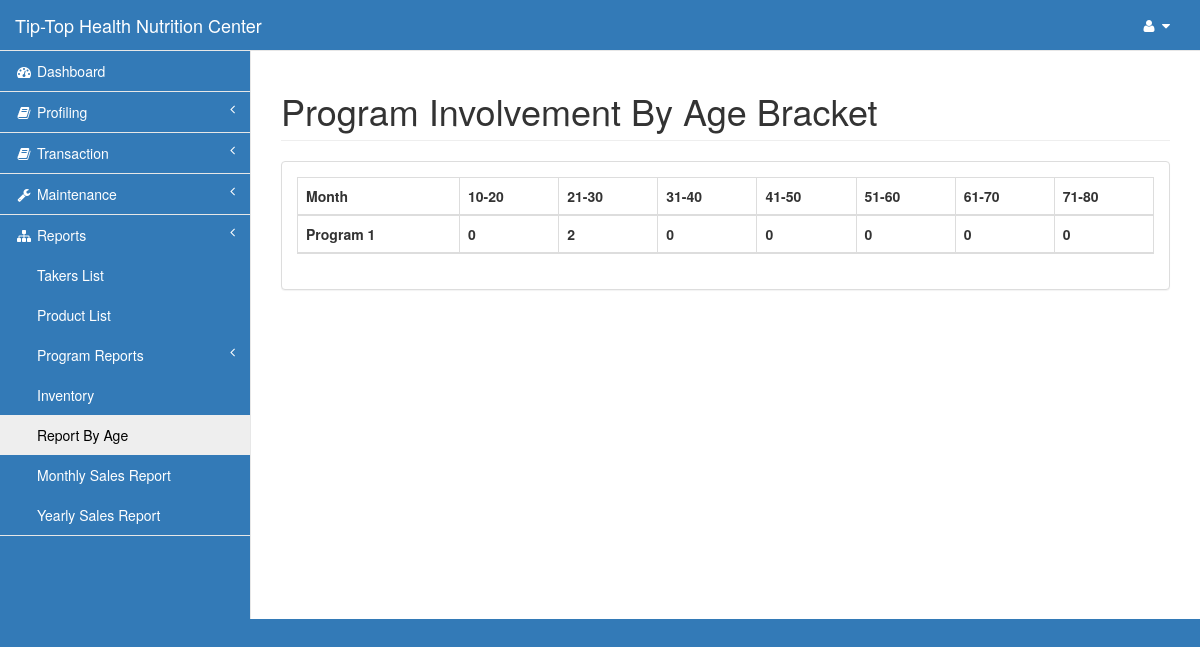
Screenshot of /pages/per_age.php (signed in) with the database file from the repository.
### tables this page shows
CREATE TABLE `program` (
  `program_id` int(11) NOT NULL,
  `program_name` varchar(30) NOT NULL
);

### pages/per_age.php (the view, shortened to what this page needs)
<?php include('session.php');?>
<!DOCTYPE html>
<html lang="en">
<head>
    <?php include('css.php');?>
</head>
<body>
    <div id="wrapper">
        <?php include('nav.php');?>
        <div id="page-wrapper">
            <div class="row">
                <div class="col-lg-12">
                    <h1 class="page-header">Program Involvement By Age Bracket</h1>
                </div>
            </div>
            <div class="row">
                <div class="col-lg-12">
                    <div class="panel panel-default">
                        <div class="panel-body">
                            <table width="100%" class="table table-striped table-bordered table-hover">
                                <thead>
                                    <tr>
                                        <th>Month</th>
                                        <th>10-20</th>
                                        <th>21-30</th>
                                        <th>31-40</th>
                                        <th>41-50</th>
                                        <th>51-60</th>
                                        <th>61-70</th>
                                        <th>71-80</th>
                                    </tr>
<?php
   $query=mysqli_query($con,"select * from program")or die(mysqli_error($con));
            while ($row=mysqli_fetch_array($query)){
                $pid=$row['program_id'];
?>
                                    <tr>
                                        <th><?php echo $row['program_name'];?></th>
                                        <th>
<?php
$query=mysqli_query($con,"select * from monitoring natural join taker where (DATEDIFF(CURRENT_DATE, STR_TO_DATE(bday, '%Y-%m-%d'))/365) >=10 and (DATEDIFF(CURRENT_DATE, STR_TO_DATE(bday, '%Y-%m-%d'))/365)<=20 and program_id='$pid'")or die(mysqli_error($con));
    echo  mysqli_num_rows($query);
?>
                                        </th>
                                        <th>
<?php
$query=mysqli_query($con,"select * from monitoring natural join taker where (DATEDIFF(CURRENT_DATE, STR_TO_DATE(bday, '%Y-%m-%d'))/365) >=21 and (DATEDIFF(CURRENT_DATE, STR_TO_DATE(bday, '%Y-%m-%d'))/365)<=30 and program_id='$pid'")or die(mysqli_error($con));
    echo  mysqli_num_rows($query);
?>
                                        </th>
                                        <th>
<?php
$query=mysqli_query($con,"select * from monitoring natural join taker where (DATEDIFF(CURRENT_DATE, STR_TO_DATE(bday, '%Y-%m-%d'))/365) >=31 and (DATEDIFF(CURRENT_DATE, STR_TO_DATE(bday, '%Y-%m-%d'))/365)<=40 and program_id='$pid'")or die(mysqli_error($con));
    echo  mysqli_num_rows($query);
?>
                                        </th>
                                        <th>
<?php
$query=mysqli_query($con,"select * from monitoring natural join taker where (DATEDIFF(CURRENT_DATE, STR_TO_DATE(bday, '%Y-%m-%d'))/365) >=41 and (DATEDIFF(CURRENT_DATE, STR_TO_DATE(bday, '%Y-%m-%d'))/365)<=50 and program_id='$pid'")or die(mysqli_error($con));
    echo  mysqli_num_rows($query);
?>
                                        </th>
                                        <th>
<?php
$query=mysqli_query($con,"select * from monitoring natural join taker where (DATEDIFF(CURRENT_DATE, STR_TO_DATE(bday, '%Y-%m-%d'))/365) >=51 and (DATEDIFF(CURRENT_DATE, STR_TO_DATE(bday, '%Y-%m-%d'))/365)<=60 and program_id='$pid'")or die(mysqli_error($con));
    echo  mysqli_num_rows($query);
?>
                                        </th>
                                        <th>
<?php
$query=mysqli_query($con,"select * from monitoring natural join taker where (DATEDIFF(CURRENT_DATE, STR_TO_DATE(bday, '%Y-%m-%d'))/365) >=61 and (DATEDIFF(CURRENT_DATE, STR_TO_DATE(bday, '%Y-%m-%d'))/365)<=70 and program_id='$pid'")or die(mysqli_error($con));
    echo  mysqli_num_rows($query);
?>
                                        </th>
                                        <th>
<?php
$query=mysqli_query($con,"select * from monitoring natural join taker where (DATEDIFF(CURRENT_DATE, STR_TO_DATE(bday, '%Y-%m-%d'))/365) >=71 and (DATEDIFF(CURRENT_DATE, STR_TO_DATE(bday, '%Y-%m-%d'))/365)<=80 and program_id='$pid'")or die(mysqli_error($con));
    echo  mysqli_num_rows($query);
?>
                                        </th>
                                    </tr>
<?php }?>
                                </thead>
                            </table>
                    </div>
                </div>
            </div>
        </div>
    </div>
</body>
</html>

### pages/css.php (style rules this page uses)
.navbar-default, body { background-color: #337ab7!important; }

### rows the page displays
program: program_name "Program 1", mysqli_num_rows($query) "0", mysqli_num_rows($query) "2"
